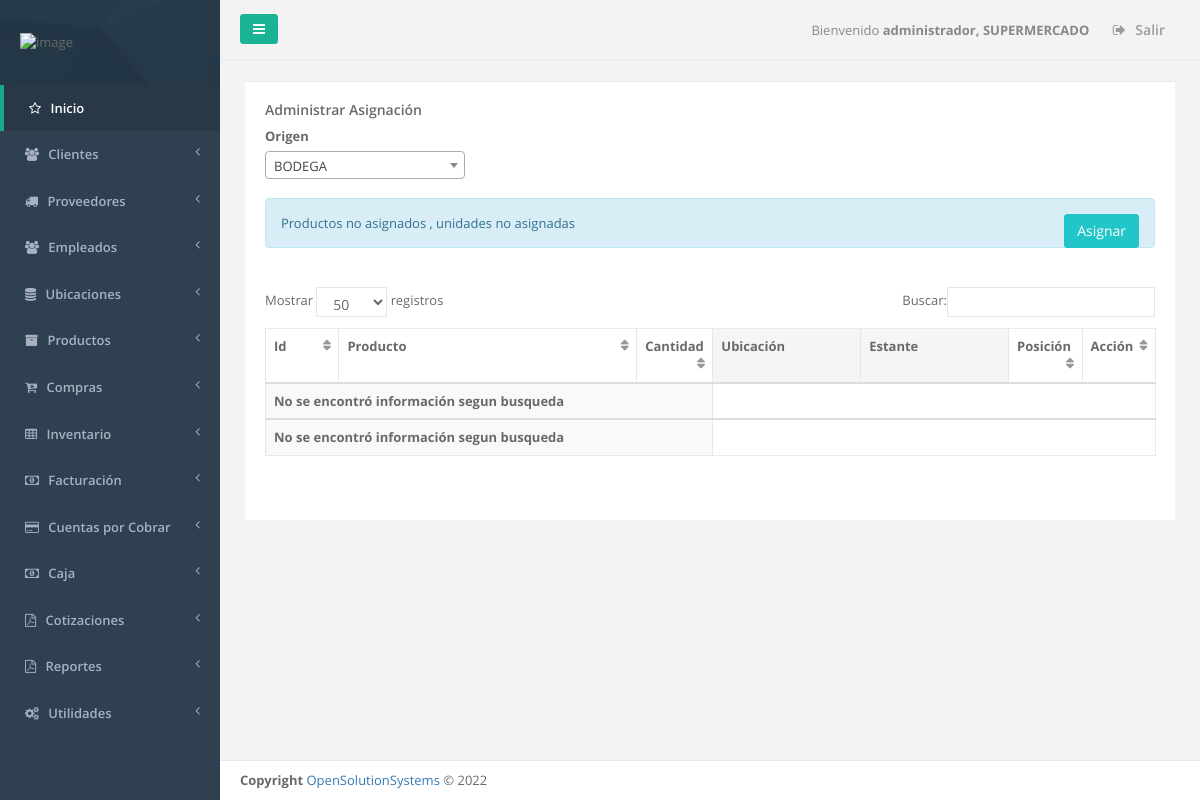
/admin_asignacion.php (signed in), run on the app's committed database.
### tables this page shows
CREATE TABLE `menu` (
  `id_server` int(11) NOT NULL,
  `unique_id` text NOT NULL,
  `id_menu` int(11) NOT NULL AUTO_INCREMENT,
  `nombre` varchar(250) DEFAULT NULL,
  `prioridad` int(11) DEFAULT NULL,
  `icono` varchar(250) NOT NULL,
  `visible` tinyint(1) NOT NULL,
  PRIMARY KEY (`id_menu`)
);

CREATE TABLE `sucursal` (
  `id_server` int(11) NOT NULL,
  `unique_id` text NOT NULL,
  `id_sucursal` int(11) NOT NULL AUTO_INCREMENT,
  `descripcion` text NOT NULL,
  `direccion` varchar(255) NOT NULL,
  `telefono1` varchar(20) NOT NULL,
  `telefono2` varchar(20) NOT NULL,
  `casa_matriz` tinyint(1) NOT NULL,
  `iva` float NOT NULL,
  `monto_retencion1` float NOT NULL,
  `monto_retencion10` float NOT NULL,
  `monto_percepcion` float NOT NULL,
  `n_sucursal` int(11) NOT NULL,
  `vigencia_factura` int(11) NOT NULL,
  `vigencia_pedido` int(11) NOT NULL,
  `giro` varchar(100) NOT NULL,
  `nrc` varchar(100) NOT NULL,
  `nit` varchar(100) NOT NULL,
  `razon_social` varchar(150) NOT NULL,
  `logo` varchar(150) NOT NULL,
  `serie_cof` varchar(100) NOT NULL,
  `desde_cof` int(11) NOT NULL,
  `hasta_cof` int(11) NOT NULL,
  `serie_ccf` varchar(100) NOT NULL,
  `desde_ccf` int(11) NOT NULL,
  `hasta_ccf` int(11) NOT NULL,
  `ultima_act` date NOT NULL,
  PRIMARY KEY (`id_sucursal`)
);

### _conexion.php (called while the page is built, shortened)
<?php
$username = "root";
$password = "admin$2022**.";
$hostname = "localhost";
$dbname = "elpacifico";
$conexion = mysqli_connect("$hostname","$username","$password","$dbname");
function _query($sql_string){
  global $conexion;
  mysqli_set_charset($conexion,"utf8");
  $query=mysqli_query($conexion,$sql_string);
  return $query;
}
function _fetch_array($sql_string){
  $fetched = mysqli_fetch_array($sql_string,MYSQLI_ASSOC);
  return $fetched;
}
function _num_rows($sql_string){
  $rows = mysqli_num_rows($sql_string);
  return $rows;
}
function get_name_script($url){
  if ( strpos($url, '/') !== FALSE ){
    $nombre_archivo_tmp = explode('/', $url);
  }
  $nombre_archivo= array_pop($nombre_archivo_tmp );
  return  $nombre_archivo;
}
function permission_usr($id_user,$filename){
  $sql1="SELECT menu.id_menu, menu.nombre as nombremenu, menu.prioridad,
  modulo.id_modulo,  modulo.nombre as nombremodulo, modulo.descripcion, modulo.filename,
  usuario_modulo.id_usuario,usuario.admin as admin
  FROM menu, modulo, usuario_modulo, usuario
  WHERE usuario.id_usuario='$id_user'
  AND menu.id_menu=modulo.id_menu
  AND usuario.id_usuario=usuario_modulo.id_usuario
  AND usuario_modulo.id_modulo=modulo.id_modulo
  AND modulo.filename='$filename'
  ";
  $result1=_query($sql1);
  $count1=_num_rows($result1);
  if($count1 >0){
    $row1=_fetch_array($result1);
    $admin=$row1['admin'];
    $nombremodulo=$row1['nombremodulo'];
    $filename=$row1['filename'];
    $name_link=$filename;
  }
  else{
    $name_link='NOT';
  }
  return $name_link;
}
?>

### admin_asignacion.php (the view, shortened to what this page needs)
<?php
function initial()
{
$_PAGE = array();
$_PAGE ['links'] = null;
$_PAGE ['links'] .= '<link href="css/bootstrap.min.css" rel="stylesheet">';
$_PAGE ['links'] .= '<link href="font-awesome/css/font-awesome.css" rel="stylesheet">';
$_PAGE ['links'] .= '<link href="css/plugins/iCheck/custom.css" rel="stylesheet">';
$_PAGE ['links'] .= '<link href="css/plugins/toastr/toastr.min.css" rel="stylesheet">';
$_PAGE ['links'] .= '<link href="css/plugins/dataTables/dataTables.bootstrap.css" rel="stylesheet">';
$_PAGE ['links'] .= '<link href="css/plugins/dataTables/dataTables.responsive.css" rel="stylesheet">';
$_PAGE ['links'] .= '<link href="css/plugins/select2/select2.css" rel="stylesheet">';
$_PAGE ['links'] .= '<link href="css/plugins/dataTables/dataTables.tableTools.min.css" rel="stylesheet">';
$_PAGE ['links'] .= '<link href="css/animate.css" rel="stylesheet">';
$_PAGE ['links'] .= '<link href="css/style.css" rel="stylesheet">';
include_once "header.php";
include_once "main_menu.php";
$id_user=$_SESSION["id_usuario"];
$admin=$_SESSION["admin"];
$uri = $_SERVER['SCRIPT_NAME'];
$filename=get_name_script($uri);
$links=permission_usr($id_user, $filename);
?>
<div class="wrapper wrapper-content  animated fadeInRight">
	<div class="row" id="row1">
		<div class="col-lg-12">
			<div class="ibox float-e-margins">
				<?php
				if ($links!='NOT' || $admin=='1') {
					?>
					<div class="ibox-content">
						<header>
							<h4>Administrar Asignación</h4>
						</header>
            <div class="row">
              <div class="col-lg-3">
                <label>Origen</label>
              </div>
              <div class="col-lg-12">
                <br>
                <div class="alert alert-info" role="alert">
                    Productos no asignados <label id='no_asignado'></label>, unidades no asignadas <label id="num_no"></label>
                    <button type="button" class="btn btn-info pull-right" style="" id="asignar" name="asignar">Asignar </button>
                    <br>
                </div>
              </div>
            </div>
            <br>
						<section>
              <form id="frm1" class="" target="_self" action="agregar_reasignacion.php" method="POST">
                <input type="hidden" id="params" name="params" value="">
              </form>
							<table class="table table-striped table-bordered table-hover"  id="editable2">
								<thead>
									<tr>
										<th class="col-lg-1">Id</th>
										<th class="col-lg-4">Producto</th>
										<th class="col-lg-1">Cantidad</th>
										<th class="col-lg-2"> Ubicación </th>
										<th class="col-lg-2">Estante</th>
										<th class="col-lg-1">Posición</th>
                    <th class="col-lg-1">Acción</th>
									</tr>
								</thead>
							</table>
						</section>
					</div>
				</div>
				</div>
			</div>
		</div>
		<?php
        include("footer.php");
                } else {
        echo "<br><br><div class='alert alert-warning'>No tiene permiso para este modulo.</div></div></div></div></div>";
        include("footer.php");
    }
  }
  if (!isset($_REQUEST['process'])) {
      initial();
  }
  ?>

### main_menu.php (shortened to what this page needs)
<?php
  $id_sucursal = $_SESSION['id_sucursal'];
  $sql_sucursal = "SELECT * FROM sucursal WHERE id_sucursal = '$id_sucursal'";
  $query_sucursal = _query($sql_sucursal);
  $row_sucursal = _fetch_array($query_sucursal);
  $logo = $row_sucursal['logo'];
?>
<nav class="navbar-default navbar-static-side" role="navigation">
  <div class="sidebar-collapse">
    <ul class="nav" id="side-menu">
      <li class="nav-header">
        <div class="dropdown profile-element"> <span>
          <img alt="image" class="img-responsive" src="<?php echo $logo;  ?>" width="180px" style="margin-left: -3%;">
        </span>
      </div>
    </li>
    <?php
    $id_user=$_SESSION["id_usuario"];
    $admin=$_SESSION["admin"];
    $icono='fa fa-star-o';
    $sql_menus="SELECT id_menu, nombre, prioridad,icono FROM menu order by prioridad";
    $result=_query($sql_menus);
    $main_lnk='dashboard.php';
    if($admin=='1')
    {
      echo  "<li class='active'>";
      echo "<a href='dashboard.php'><i class='".$icono."'></i> <span class='nav-label'>Inicio</span></a>";
      echo  "</li>";
    }
    else
    {
      echo  "<li class='active'>";
      echo "<a href='dashboard.php'><i class='".$icono."'></i> <span class='nav-label'>Inicio</span></a>";
      echo  "</li>";
    }
    while($row=_fetch_array($result))
    {
      $menuname=$row['nombre'];
      $id_menu=$row['id_menu'];
      $icono=$row['icono'];
      if($admin=='1')
      {
        $sql_links="SELECT distinct menu.id_menu, menu.nombre as nombremenu, menu.prioridad,
        modulo.id_modulo, modulo.nombre as nombremodulo, modulo.descripcion, modulo.filename, usuario.admin
        FROM menu, modulo, usuario
        WHERE usuario.id_usuario='$id_user'
        AND usuario.admin='1'
        AND menu.id_menu='$id_menu'
        AND menu.id_menu=modulo.id_menu
        AND modulo.mostrarmenu='1'
        AND menu.visible=1
        ";
      }
      $result_modules=_query($sql_links);
      $numrow2=_num_rows($result_modules);
      if($numrow2>0)
      {
        echo "<li><a href='".$main_lnk."'><i class='".$icono."'></i></i> <span class='nav-label'>".$menuname."</span> <span class='fa arrow'></span></a>";
        echo" </li>";
      }
    }
  ?>
</div>
</nav>
<div id="page-wrapper" class="gray-bg">
  <div class="row border-bottom">
    <nav class="navbar navbar-static-top" role="navigation" style="margin-bottom: 0">
      <div class="navbar-header">
        <a class="navbar-minimalize minimalize-styl-2 btn btn-primary"><i class="fa fa-bars"></i> </a>
      </div>
      <?php
      $id_sucursal=$_SESSION["id_sucursal"];
      $qsucursal=_query("SELECT descripcion FROM sucursal WHERE id_sucursal='$id_sucursal'");
      $row_sucursal=_fetch_array($qsucursal);
      $sucursal=$row_sucursal["descripcion"];
      ?>
      <ul class="nav navbar-top-links navbar-right">
        <li>
          <span class="m-r-sm text-muted welcome-message">Bienvenido <b><?php echo $_SESSION["nombre"].", ".$sucursal ?> </b></span>
        </li>
        <li>
          <a href="logout.php">
            <i class="fa fa-sign-out"></i> Salir
          </a>
        </li>
      </ul>
    </nav>
  </div>

### data on the page
menu: nombre "Clientes"
menu: nombre "Proveedores"
menu: nombre "Empleados"
menu: nombre "Ubicaciones"
menu: nombre "Productos"
menu: nombre "Compras"
menu: nombre "Inventario"
menu: nombre "Facturación"
menu: nombre "Cuentas por Cobrar"
menu: nombre "Caja"
menu: nombre "Cotizaciones"
menu: nombre "Reportes"
menu: nombre "Utilidades"
sucursal: descripcion "SUPERMERCADO"

### other printed values
$_SESSION["nombre"] "administrador"
